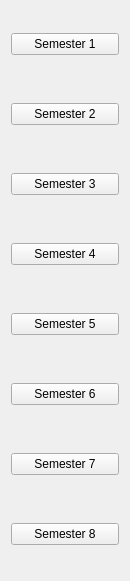
  <widget class="QWidget" name="layoutWidget_2">
   <property name="geometry">
    <rect>
     <x>50</x>
     <y>147</y>
     <width>130</width>
     <height>581</height>
    </rect>
   </property>
   <layout class="QVBoxLayout" name="verticalLayout_2">
    <item>
     <widget class="QPushButton" name="semester1">
      <property name="text">
       <string>Semester 1</string>
      </property>
     </widget>
    </item>
    <item>
     <spacer name="horizontalSpacer_13">
      <property name="orientation">
       <enum>Qt::Horizontal</enum>
      </property>
      <property name="sizeHint" stdset="0">
       <size>
        <width>128</width>
        <height>20</height>
       </size>
      </property>
     </spacer>
    </item>
    <item>
     <widget class="QPushButton" name="semester2">
      <property name="text">
       <string>Semester 2</string>
      </property>
     </widget>
    </item>
    <item>
     <spacer name="horizontalSpacer_11">
      <property name="orientation">
       <enum>Qt::Horizontal</enum>
      </property>
      <property name="sizeHint" stdset="0">
       <size>
        <width>128</width>
        <height>20</height>
       </size>
      </property>
     </spacer>
    </item>
    <item>
     <widget class="QPushButton" name="semester3">
      <property name="text">
       <string>Semester 3</string>
      </property>
     </widget>
    </item>
    <item>
     <spacer name="horizontalSpacer_10">
      <property name="orientation">
       <enum>Qt::Horizontal</enum>
      </property>
      <property name="sizeHint" stdset="0">
       <size>
        <width>128</width>
        <height>20</height>
       </size>
      </property>
     </spacer>
    </item>
    <item>
     <widget class="QPushButton" name="semester4">
      <property name="text">
       <string>Semester 4</string>
      </property>
     </widget>
    </item>
    <item>
     <spacer name="horizontalSpacer_9">
      <property name="orientation">
       <enum>Qt::Horizontal</enum>
      </property>
      <property name="sizeHint" stdset="0">
       <size>
        <width>128</width>
        <height>20</height>
       </size>
      </property>
     </spacer>
    </item>
    <item>
     <widget class="QPushButton" name="semester5">
      <property name="font">
       <font>
        <family>Segoe UI</family>
        <bold>false</bold>
        <underline>false</underline>
        <strikeout>false</strikeout>
       </font>
      </property>
      <property name="cursor">
       <cursorShape>OpenHandCursor</cursorShape>
      </property>
      <property name="mouseTracking">
       <bool>false</bool>
      </property>
      <property name="whatsThis">
       <string/>
      </property>
      <property name="autoFillBackground">
       <bool>false</bool>
      </property>
      <property name="text">
       <string>Semester 5</string>
      </property>
     </widget>
    </item>
    <item>
     <spacer name="horizontalSpacer_7">
      <property name="orientation">
       <enum>Qt::Horizontal</enum>
      </property>
      <property name="sizeHint" stdset="0">
       <size>
        <width>128</width>
        <height>20</height>
       </size>
      </property>
     </spacer>
    </item>
    <item>
     <widget class="QPushButton" name="semester6">
      <property name="text">
       <string>Semester 6</string>
      </property>
     </widget>
    </item>
    <item>
     <spacer name="horizontalSpacer_8">
      <property name="orientation">
       <enum>Qt::Horizontal</enum>
      </property>
      <property name="sizeHint" stdset="0">
       <size>
        <width>128</width>
        <height>20</height>
       </size>
      </property>
     </spacer>
    </item>
    <item>
     <widget class="QPushButton" name="semester7">
      <property name="text">
       <string>Semester 7</string>
      </property>
     </widget>
    </item>
    <item>
     <spacer name="horizontalSpacer_6">
      <property name="orientation">
       <enum>Qt::Horizontal</enum>
      </property>
      <property name="sizeHint" stdset="0">
       <size>
        <width>128</width>
        <height>20</height>
       </size>
      </property>
     </spacer>
    </item>
    <item>
     <widget class="QPushButton" name="semester8">
      <property name="text">
       <string>Semester 8</string>
      </property>
     </widget>
    </item>
   </layout>
  </widget>
